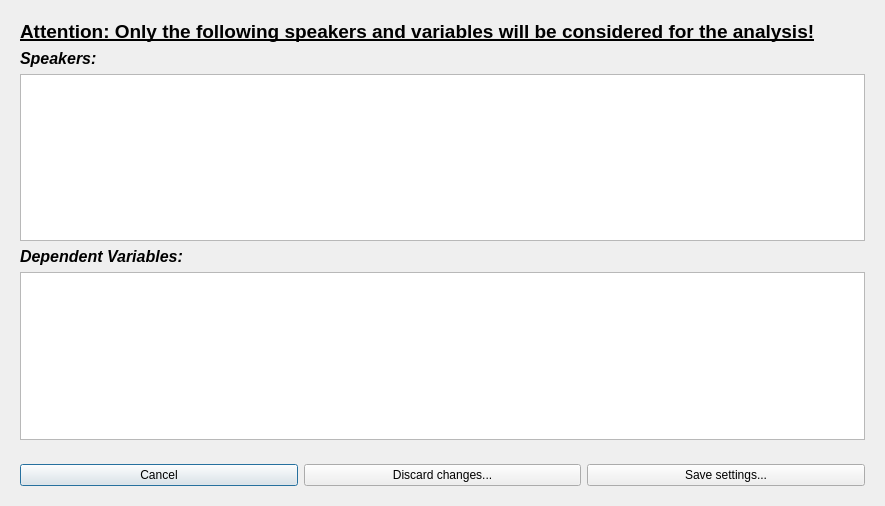
<?xml version="1.0" encoding="UTF-8"?>
<ui version="4.0">
 <class>AnalysisSettingsConfirmationDialog</class>
 <widget class="QDialog" name="AnalysisSettingsConfirmationDialog">
  <property name="geometry">
   <rect>
    <x>0</x>
    <y>0</y>
    <width>885</width>
    <height>506</height>
   </rect>
  </property>
  <property name="windowTitle">
   <string>Dialog</string>
  </property>
  <layout class="QVBoxLayout" name="verticalLayout">
   <item>
    <widget class="QWidget" name="widget_contents" native="true">
     <layout class="QVBoxLayout" name="verticalLayout_2">
      <item>
       <widget class="QLabel" name="label_header">
        <property name="font">
         <font>
          <pointsize>14</pointsize>
          <bold>true</bold>
          <underline>true</underline>
         </font>
        </property>
        <property name="text">
         <string>Attention: Only the following speakers and variables will be considered for the analysis!</string>
        </property>
        <property name="wordWrap">
         <bool>false</bool>
        </property>
       </widget>
      </item>
      <item>
       <widget class="QLabel" name="label_speakers">
        <property name="font">
         <font>
          <pointsize>12</pointsize>
          <italic>true</italic>
          <bold>true</bold>
         </font>
        </property>
        <property name="text">
         <string>Speakers:</string>
        </property>
       </widget>
      </item>
      <item>
       <widget class="QListWidget" name="listWidget_speakerlist">
        <property name="styleSheet">
         <string notr="true">QListWidget {
	font-size: 16px;
}</string>
        </property>
       </widget>
      </item>
      <item>
       <widget class="QLabel" name="label_dvs">
        <property name="font">
         <font>
          <pointsize>12</pointsize>
          <italic>true</italic>
          <bold>true</bold>
         </font>
        </property>
        <property name="text">
         <string>Dependent Variables:</string>
        </property>
       </widget>
      </item>
      <item>
       <widget class="QListWidget" name="listWidget_dvlist">
        <property name="styleSheet">
         <string notr="true">QListWidget {
	font-size: 16px;
}</string>
        </property>
       </widget>
      </item>
     </layout>
    </widget>
   </item>
   <item>
    <widget class="QWidget" name="widget_btns" native="true">
     <layout class="QHBoxLayout" name="horizontalLayout">
      <item>
       <widget class="QPushButton" name="btn_cancel">
        <property name="text">
         <string>Cancel</string>
        </property>
       </widget>
      </item>
      <item>
       <widget class="QPushButton" name="btn_includeall">
        <property name="text">
         <string>Discard changes...</string>
        </property>
       </widget>
      </item>
      <item>
       <widget class="QPushButton" name="btn_savesettings">
        <property name="text">
         <string>Save settings...</string>
        </property>
       </widget>
      </item>
     </layout>
    </widget>
   </item>
  </layout>
 </widget>
 <resources/>
 <connections>
  <connection>
   <sender>btn_cancel</sender>
   <signal>clicked()</signal>
   <receiver>AnalysisSettingsConfirmationDialog</receiver>
   <slot>reject()</slot>
   <hints>
    <hint type="sourcelabel">
     <x>105</x>
     <y>333</y>
    </hint>
    <hint type="destinationlabel">
     <x>370</x>
     <y>246</y>
    </hint>
   </hints>
  </connection>
  <connection>
   <sender>btn_savesettings</sender>
   <signal>clicked()</signal>
   <receiver>AnalysisSettingsConfirmationDialog</receiver>
   <slot>accept()</slot>
   <hints>
    <hint type="sourcelabel">
     <x>492</x>
     <y>329</y>
    </hint>
    <hint type="destinationlabel">
     <x>492</x>
     <y>246</y>
    </hint>
   </hints>
  </connection>
 </connections>
</ui>
